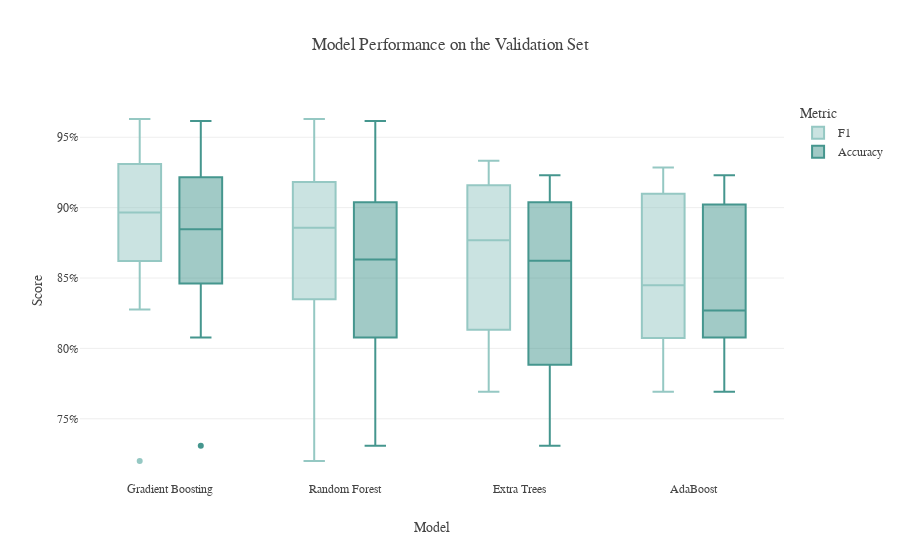

The code cell stored with this chart in its notebook:
### Markdown cell above
# <div style="color:white;display:fill;border-radius:5px;background-color:#CC6C6C;letter-spacing:0.5px;overflow:hidden"><p style="padding:20px;color:white;overflow:hidden;margin:0;font-size:110%"><b>8 |</b> Model Comparison</p></div>
## <b><span style='color:#CF6161'>8.1</span> | Model Performance on the Validation Set</b>

### Code cell
plot_df=pd.concat([et_df, rf_df, ada_df, gbm_df], axis=0)
plot_df['Score']=plot_df.Score.mul(100)
fig = px.box(plot_df, x="Model", y="Score", color="Metric", 
             title="Model Performance on the Validation Set",
             color_discrete_sequence = ['#95C8C3' , '#45968E'])
fig.update_layout(template=temp, xaxis_title='Model', yaxis_ticksuffix='%')
fig.update_xaxes(categoryorder='median descending')
fig.show()

### Figure 1 — Plotly figure (JSON) as saved in the notebook; plotly's stock layout.template omitted (floating-point values rounded to 4 significant figures)
{"data": [{"alignmentgroup": "True", "hovertemplate": "Metric=F1<br>Model=%{x}<br>Score=%{y}<extra></extra>", "legendgroup": "F1", "marker": {"color": "#95C8C3"}, "name": "F1", "notched": false, "offsetgroup": "F1", "orientation": "v", "showlegend": true, "type": "box", "x": ["Extra Trees", "Extra Trees", "Extra Trees", "Extra Trees", "Extra Trees", "Extra Trees", "Extra Trees", "Extra Trees", "Random Forest", "Random Forest", "Random Forest", "Random Forest", "Random Forest", "Random Forest", "Random Forest", "Random Forest", "AdaBoost", "AdaBoost", "AdaBoost", "AdaBoost", "AdaBoost", "AdaBoost", "AdaBoost", "AdaBoost", "Gradient Boosting", "Gradient Boosting", "Gradient Boosting", "Gradient Boosting", "Gradient Boosting", "Gradient Boosting", "Gradient Boosting", "Gradient Boosting"], "x0": " ", "xaxis": "x", "y": [93.33, 78.79, 83.87, 89.66, 90.32, 76.92, 92.86, 85.71, 93.33, 81.25, 87.5, 85.71, 90.32, 72.0, 96.3, 89.66, 81.48, 87.5, 81.48, 76.92, 89.66, 80, 92.31, 92.86, 93.33, 89.66, 89.66, 89.66, 82.76, 72.0, 96.3, 92.86], "y0": " ", "yaxis": "y"}, {"alignmentgroup": "True", "hovertemplate": "Metric=Accuracy<br>Model=%{x}<br>Score=%{y}<extra></extra>", "legendgroup": "Accuracy", "marker": {"color": "#45968E"}, "name": "Accuracy", "notched": false, "offsetgroup": "Accuracy", "orientation": "v", "showlegend": true, "type": "box", "x": ["Extra Trees", "Extra Trees", "Extra Trees", "Extra Trees", "Extra Trees", "Extra Trees", "Extra Trees", "Extra Trees", "Random Forest", "Random Forest", "Random Forest", "Random Forest", "Random Forest", "Random Forest", "Random Forest", "Random Forest", "AdaBoost", "AdaBoost", "AdaBoost", "AdaBoost", "AdaBoost", "AdaBoost", "AdaBoost", "AdaBoost", "Gradient Boosting", "Gradient Boosting", "Gradient Boosting", "Gradient Boosting", "Gradient Boosting", "Gradient Boosting", "Gradient Boosting", "Gradient Boosting"], "x0": " ", "xaxis": "x", "y": [92.31, 73.08, 80.77, 88.46, 88.46, 76.92, 92.31, 84, 92.31, 76.92, 84.62, 84.62, 88.46, 73.08, 96.15, 88, 80.77, 84.62, 80.77, 76.92, 88.46, 80.77, 92.31, 92, 92.31, 88.46, 88.46, 88.46, 80.77, 73.08, 96.15, 92], "y0": " ", "yaxis": "y"}], "layout": {"boxmode": "group", "legend": {"title": {"text": "Metric"}, "tracegroupgap": 0}, "title": {"text": "Model Performance on the Validation Set"}, "xaxis": {"anchor": "y", "categoryorder": "median descending", "domain": [0, 1], "title": {"text": "Model"}}, "yaxis": {"anchor": "x", "domain": [0, 1], "ticksuffix": "%", "title": {"text": "Score"}}}}
